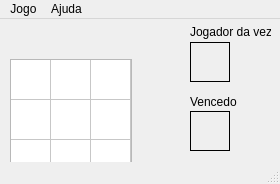
<?xml version="1.0" encoding="UTF-8"?>
<ui version="4.0">
 <class>MainJogoVelha</class>
 <widget class="QMainWindow" name="MainJogoVelha">
  <property name="geometry">
   <rect>
    <x>0</x>
    <y>0</y>
    <width>280</width>
    <height>184</height>
   </rect>
  </property>
  <property name="windowTitle">
   <string>Jogo da Velha</string>
  </property>
  <widget class="QWidget" name="centralWidget">
   <widget class="QTableWidget" name="jogoVelha">
    <property name="geometry">
     <rect>
      <x>10</x>
      <y>40</y>
      <width>122</width>
      <height>122</height>
     </rect>
    </property>
    <property name="cornerButtonEnabled">
     <bool>false</bool>
    </property>
    <property name="rowCount">
     <number>3</number>
    </property>
    <property name="columnCount">
     <number>3</number>
    </property>
    <attribute name="horizontalHeaderVisible">
     <bool>false</bool>
    </attribute>
    <attribute name="horizontalHeaderDefaultSectionSize">
     <number>40</number>
    </attribute>
    <attribute name="horizontalHeaderHighlightSections">
     <bool>false</bool>
    </attribute>
    <attribute name="horizontalHeaderMinimumSectionSize">
     <number>40</number>
    </attribute>
    <attribute name="verticalHeaderVisible">
     <bool>false</bool>
    </attribute>
    <attribute name="verticalHeaderDefaultSectionSize">
     <number>40</number>
    </attribute>
    <attribute name="verticalHeaderHighlightSections">
     <bool>false</bool>
    </attribute>
    <attribute name="verticalHeaderMinimumSectionSize">
     <number>40</number>
    </attribute>
    <row/>
    <row/>
    <row/>
    <column/>
    <column/>
    <column/>
   </widget>
   <widget class="QLabel" name="jogadorVez">
    <property name="geometry">
     <rect>
      <x>190</x>
      <y>5</y>
      <width>81</width>
      <height>16</height>
     </rect>
    </property>
    <property name="text">
     <string>Jogador da vez:</string>
    </property>
   </widget>
   <widget class="QLabel" name="imgVez">
    <property name="geometry">
     <rect>
      <x>190</x>
      <y>23</y>
      <width>40</width>
      <height>40</height>
     </rect>
    </property>
    <property name="frameShape">
     <enum>QFrame::Box</enum>
    </property>
    <property name="text">
     <string/>
    </property>
   </widget>
   <widget class="QLabel" name="jogadorVencedor">
    <property name="geometry">
     <rect>
      <x>190</x>
      <y>76</y>
      <width>47</width>
      <height>13</height>
     </rect>
    </property>
    <property name="text">
     <string>Vencedor:</string>
    </property>
   </widget>
   <widget class="QLabel" name="imgVencedor">
    <property name="geometry">
     <rect>
      <x>190</x>
      <y>92</y>
      <width>40</width>
      <height>40</height>
     </rect>
    </property>
    <property name="frameShape">
     <enum>QFrame::Box</enum>
    </property>
    <property name="text">
     <string/>
    </property>
   </widget>
  </widget>
  <widget class="QMenuBar" name="menuBar">
   <property name="geometry">
    <rect>
     <x>0</x>
     <y>0</y>
     <width>280</width>
     <height>17</height>
    </rect>
   </property>
   <widget class="QMenu" name="menuReiniciar">
    <property name="title">
     <string>Jogo</string>
    </property>
    <addaction name="actionReiniciar"/>
    <addaction name="separator"/>
    <addaction name="actionSair"/>
   </widget>
   <widget class="QMenu" name="menuAjuda">
    <property name="title">
     <string>Ajuda</string>
    </property>
    <addaction name="actionExibir_ajuda"/>
   </widget>
   <addaction name="menuReiniciar"/>
   <addaction name="menuAjuda"/>
  </widget>
  <widget class="QStatusBar" name="statusBar"/>
  <action name="actionReiniciar">
   <property name="text">
    <string>Reiniciar</string>
   </property>
  </action>
  <action name="actionSair">
   <property name="text">
    <string>Sair</string>
   </property>
  </action>
  <action name="actionExibir_ajuda">
   <property name="text">
    <string>Exibir ajuda...</string>
   </property>
  </action>
 </widget>
 <layoutdefault spacing="6" margin="11"/>
 <resources/>
 <connections/>
</ui>
